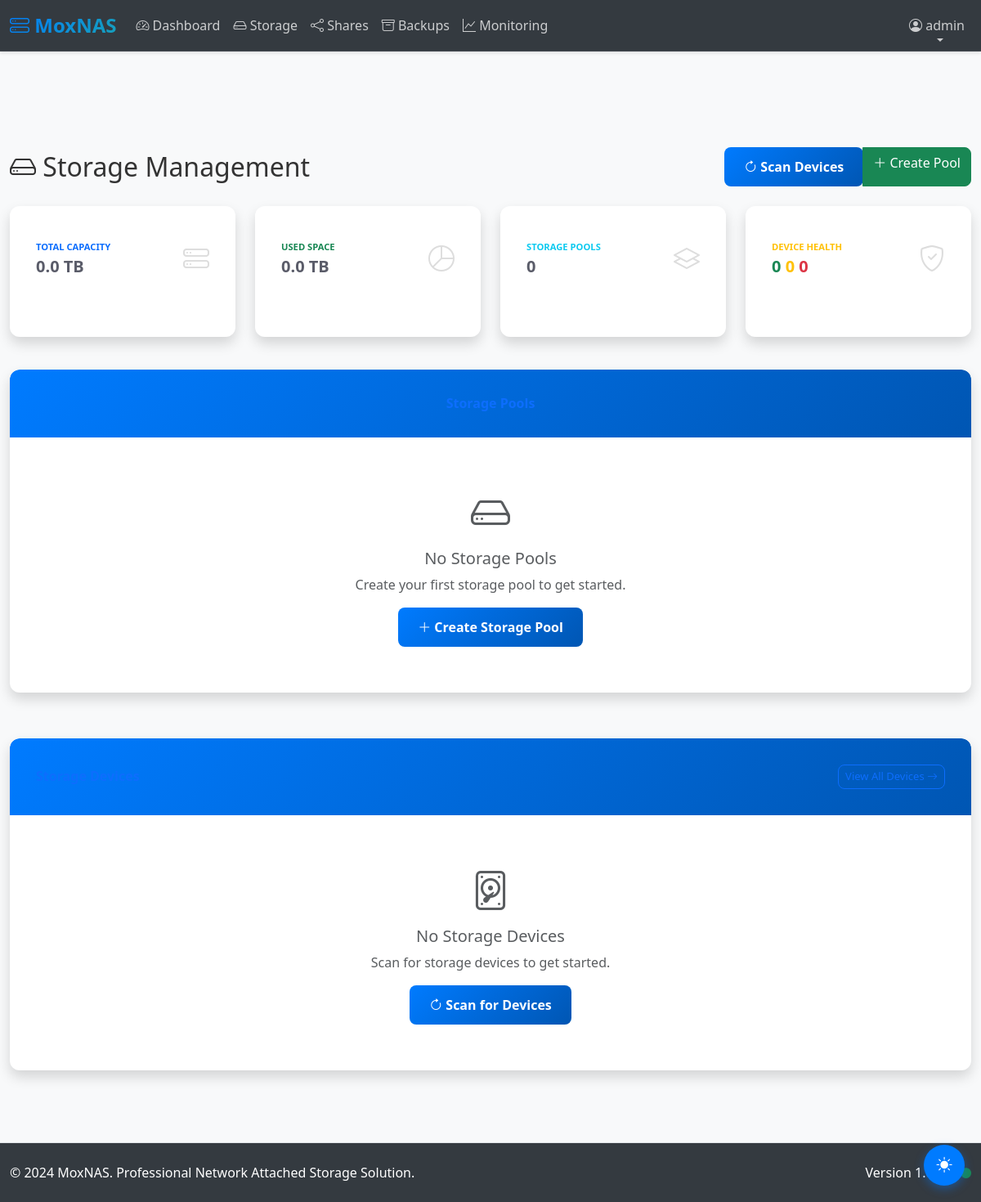
The page /storage/ (signed in) on the database as committed earlier.
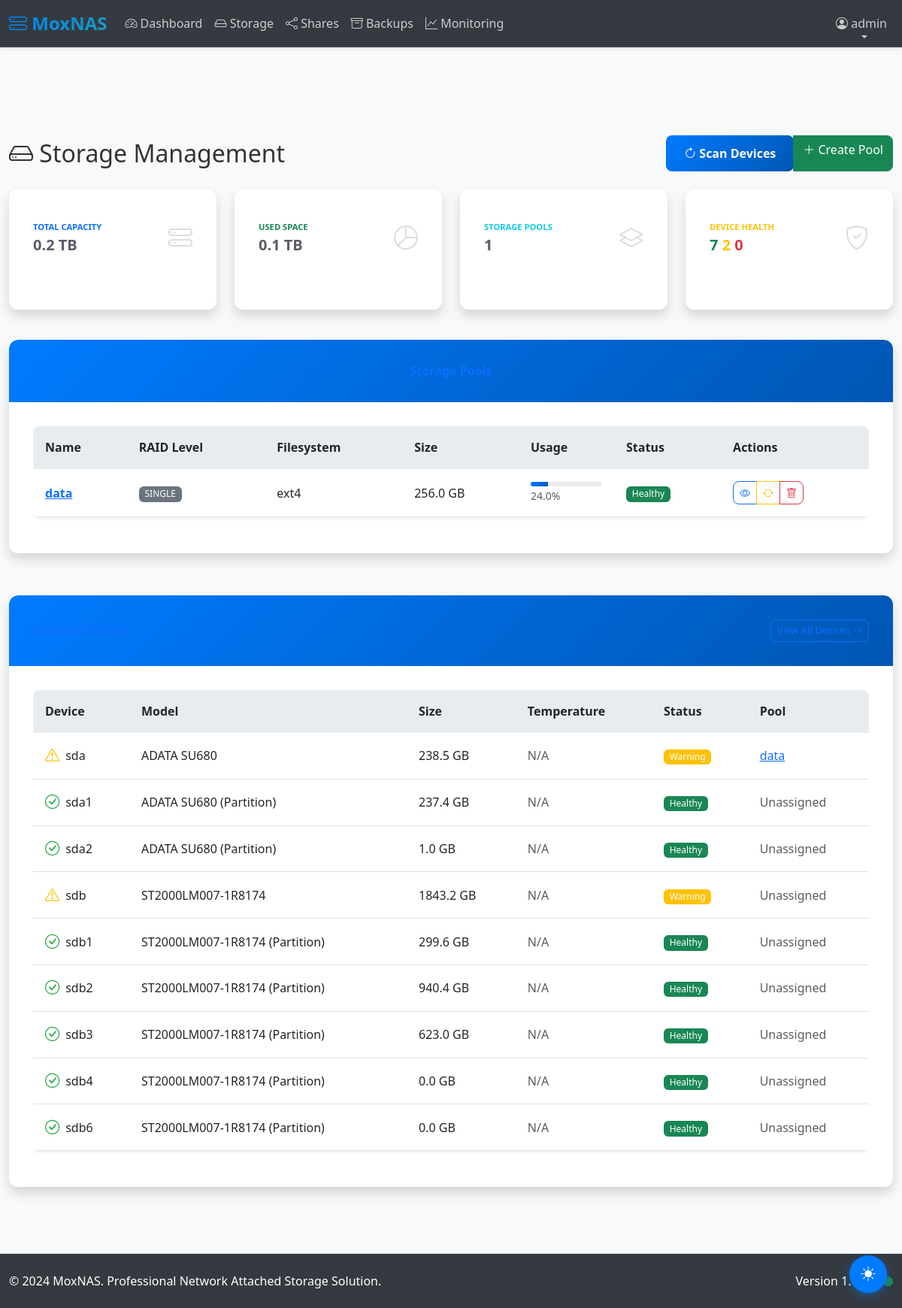
The same page on the database as committed later.
### app/models.py (models this page shows, shortened)
class StoragePool(db.Model):
    __tablename__ = "storage_pools"
    id = db.Column(db.Integer, primary_key=True)
    name = db.Column(db.String(128), unique=True, nullable=False, index=True)
    raid_level = db.Column(db.String(32), nullable=False)  # raid0, raid1, raid5, raid10
    filesystem_type = db.Column(db.String(32), nullable=False, default="ext4")
    mount_point = db.Column(db.String(255), unique=True, nullable=False)
    total_size = db.Column(db.BigInteger)  # Total size in bytes
    used_size = db.Column(db.BigInteger, default=0)
    available_size = db.Column(db.BigInteger)
    status = db.Column(db.Enum(PoolStatus), nullable=False, default=PoolStatus.HEALTHY, index=True)
    last_scrub = db.Column(db.DateTime, index=True)
    scrub_progress = db.Column(db.Integer, default=0)  # Percentage
    auto_scrub_enabled = db.Column(db.Boolean, default=True)
    scrub_schedule = db.Column(db.String(128))  # Cron expression
    created_at = db.Column(db.DateTime, default=lambda: datetime.now(timezone.utc), index=True)
    created_by_id = db.Column(db.Integer, db.ForeignKey("users.id"))
    updated_at = db.Column(
        db.DateTime,
        default=lambda: datetime.now(timezone.utc),
        onupdate=lambda: datetime.now(timezone.utc),
    )
    devices = db.relationship("StorageDevice", backref="pool", lazy="dynamic")
    datasets = db.relationship("Dataset", backref="pool", lazy="dynamic")
    created_by = db.relationship("User", backref="created_pools")

class StorageDevice(db.Model):
    __tablename__ = "storage_devices"
    id = db.Column(db.Integer, primary_key=True)
    device_path = db.Column(db.String(255), unique=True, nullable=False, index=True)
    device_name = db.Column(db.String(128), nullable=False)
    device_model = db.Column(db.String(128))
    device_serial = db.Column(db.String(64), index=True)
    device_size = db.Column(db.BigInteger)  # Size in bytes
    sector_size = db.Column(db.Integer, default=512)
    status = db.Column(
        db.Enum(DeviceStatus), nullable=False, default=DeviceStatus.HEALTHY, index=True
    )
    smart_data = db.Column(db.Text)  # JSON stored SMART data
    temperature = db.Column(db.Integer)  # Celsius
    power_on_hours = db.Column(db.Integer)
    pool_id = db.Column(db.Integer, db.ForeignKey("storage_pools.id"), index=True)
    created_at = db.Column(db.DateTime, default=lambda: datetime.now(timezone.utc), index=True)
    updated_at = db.Column(
        db.DateTime,
        default=lambda: datetime.now(timezone.utc),
        onupdate=lambda: datetime.now(timezone.utc),
    )
    @property
    def serial_number(self) -> Optional[str]:
        """Alias for device_serial for compatibility"""
        return self.device_serial

### app/storage/routes.py (the view)
@bp.route("/")
@login_required
def index():
    pools = StoragePool.query.all()
    devices = StorageDevice.query.all()
    total_capacity = sum(pool.total_size or 0 for pool in pools)
    used_capacity = sum(pool.used_size or 0 for pool in pools)
    available_capacity = total_capacity - used_capacity
    device_counts = {
        "total": len(devices),
        "healthy": len([d for d in devices if d.status == DeviceStatus.HEALTHY]),
        "warning": len([d for d in devices if d.status == DeviceStatus.WARNING]),
        "failed": len(
            [d for d in devices if d.status in [DeviceStatus.FAILED, DeviceStatus.SMART_FAIL]]
        ),
    }
    return render_template(
        "storage/index.html",
        pools=pools,
        devices=devices,
        total_capacity=total_capacity,
        used_capacity=used_capacity,
        available_capacity=available_capacity,
        device_counts=device_counts,
    )

### app/models.py (called while the page is built)
    def is_admin(self) -> bool:
        return self.role == UserRole.ADMIN

### app/security/hardening.py (called while the page is built, shortened)
    def security_headers(self):
        if not current_app.config.get("SECURITY_HARDENING_ENABLED"):
            return

    def session_security(self):
        if not current_app.config.get("SECURITY_HARDENING_ENABLED"):
            return

    def response_security_headers(self, response):
        if not current_app.config.get("SECURITY_HARDENING_ENABLED"):
            return response

### app/utils/enhanced_logging.py (called while the page is built)
def setup_correlation_id():
    if has_request_context():
        header_name = current_app.config.get('LOG_REQUEST_ID_HEADER', 'X-Request-ID')
        correlation_id = request.headers.get(header_name)
        if not correlation_id:
            correlation_id = str(uuid.uuid4())
        correlation_context.correlation_id = correlation_id
        g.correlation_id = correlation_id
        from flask_login import current_user
        if hasattr(current_user, 'id') and current_user.is_authenticated:
            correlation_context.user_id = current_user.id
        correlation_context.ip_address = request.remote_addr
        return correlation_id
    return None

### app/templates/storage/index.html (shortened to what the changed rows need)
{% extends "base.html" %}
{% block content %}
<div class="row">
    <div class="col-12">
        <div class="d-flex justify-content-between align-items-center mb-4">
            <h1 class="h2 mb-0"><i class="bi bi-hdd"></i> Storage Management</h1>
        </div>
    </div>
</div>
<div class="row mb-4">
    <div class="col-xl-3 col-md-6 mb-3">
        <div class="card border-left-primary shadow h-100 py-2">
            <div class="card-body">
                <div class="row no-gutters align-items-center">
                    <div class="col mr-2">
                        <div class="text-xs font-weight-bold text-primary text-uppercase mb-1">Total Capacity</div>
                        <div class="h5 mb-0 font-weight-bold text-gray-800">{{ "%.1f TB" | format((total_capacity / (1024**4)) if total_capacity else 0) }}</div>
                    </div>
                </div>
            </div>
        </div>
    </div>
    <div class="col-xl-3 col-md-6 mb-3">
        <div class="card border-left-success shadow h-100 py-2">
            <div class="card-body">
                <div class="row no-gutters align-items-center">
                    <div class="col mr-2">
                        <div class="text-xs font-weight-bold text-success text-uppercase mb-1">Used Space</div>
                        <div class="h5 mb-0 font-weight-bold text-gray-800">{{ "%.1f TB" | format((used_capacity / (1024**4)) if used_capacity else 0) }}</div>
                    </div>
                </div>
            </div>
        </div>
    </div>
    <div class="col-xl-3 col-md-6 mb-3">
        <div class="card border-left-info shadow h-100 py-2">
            <div class="card-body">
                <div class="row no-gutters align-items-center">
                    <div class="col mr-2">
                        <div class="text-xs font-weight-bold text-info text-uppercase mb-1">Storage Pools</div>
                        <div class="h5 mb-0 font-weight-bold text-gray-800">{{ pools|length }}</div>
                    </div>
                </div>
            </div>
        </div>
    </div>
    <div class="col-xl-3 col-md-6 mb-3">
        <div class="card border-left-warning shadow h-100 py-2">
            <div class="card-body">
                <div class="row no-gutters align-items-center">
                    <div class="col mr-2">
                        <div class="h5 mb-0 font-weight-bold text-gray-800">
                            <span class="text-success">{{ device_counts.healthy }}</span>
                            <span class="text-warning">{{ device_counts.warning }}</span>
                            <span class="text-danger">{{ device_counts.failed }}</span>
                        </div>
                    </div>
                </div>
            </div>
        </div>
    </div>
</div>
<div class="row mb-4">
    <div class="col-12">
        <div class="card shadow">
            <div class="card-body">
                {% if pools %}
                <div class="table-responsive">
                    <table class="table table-hover">
                        <thead>
                            <tr>
                                <th>Name</th>
                                <th>RAID Level</th>
                                <th>Filesystem</th>
                                <th>Size</th>
                                <th>Usage</th>
                                <th>Status</th>
                                <th>Actions</th>
                            </tr>
                        </thead>
                        <tbody>
                            {% for pool in pools %}
                            <tr>
                                <td>
                                    <a href="{{ url_for('storage.pool_detail', pool_id=pool.id) }}" class="fw-bold">
                                        {{ pool.name }}
                                    </a>
                                </td>
                                <td><span class="badge bg-secondary">{{ pool.raid_level.upper() }}</span></td>
                                <td>{{ pool.filesystem_type }}</td>
                                <td>{{ "%.1f GB" | format((pool.total_size / (1024**3)) if pool.total_size else 0) }}</td>
                                <td>
                                    <div class="progress" style="height: 6px;">
                                        <div class="progress-bar" role="progressbar"
                                             style="width: {{ (pool.used_size / pool.total_size * 100) if pool.total_size else 0 }}%">
                                        </div>
                                    </div>
                                    <small class="text-muted">
                                        {{ "%.1f%%" | format((pool.used_size / pool.total_size * 100) if pool.total_size else 0) }}
                                    </small>
                                </td>
                                <td>
                                    <span class="badge bg-{{ 'success' if pool.status.value == 'healthy' else 'warning' if pool.status.value == 'degraded' else 'danger' }}">
                                        {{ pool.status.value.title() }}
                                    </span>
                                </td>
                                <td>
                                    <div class="btn-group btn-group-sm">
                                        <a href="{{ url_for('storage.pool_detail', pool_id=pool.id) }}" class="btn btn-outline-primary">
                                            <i class="bi bi-eye"></i>
                                        </a>
                                        {% if current_user.is_admin() %}
                                        <button class="btn btn-outline-warning" onclick="startPoolScrub({{ pool.id }})">
                                            <i class="bi bi-arrow-repeat"></i>
                                        </button>
                                        <button class="btn btn-outline-danger" onclick="deletePool({{ pool.id }}, '{{ pool.name }}')">
                                            <i class="bi bi-trash"></i>
                                        </button>
                                        {% endif %}
                                    </div>
                                </td>
                            </tr>
                            {% endfor %}
                        </tbody>
                    </table>
                </div>
                {% else %}
                <div class="text-center py-4">
                    <i class="bi bi-hdd text-muted" style="font-size: 3rem;"></i>
                    <h5 class="text-muted mt-2">No Storage Pools</h5>
                    <p class="text-muted">Create your first storage pool to get started.</p>
                    {% if current_user.is_admin() %}
                    <a href="{{ url_for('storage.create_pool') }}" class="btn btn-primary">
                        <i class="bi bi-plus-lg"></i> Create Storage Pool
                    </a>
                    {% endif %}
                </div>
                {% endif %}
            </div>
        </div>
    </div>
</div>
<div class="row">
    <div class="col-12">
        <div class="card shadow">
            <div class="card-body">
                {% if devices %}
                <div class="table-responsive">
                    <table class="table table-hover">
                        <thead>
                            <tr>
                                <th>Device</th>
                                <th>Model</th>
                                <th>Size</th>
                                <th>Temperature</th>
                                <th>Status</th>
                                <th>Pool</th>
                            </tr>
                        </thead>
                        <tbody>
                            {% for device in devices[:10] %}
                            <tr>
                                <td>
                                    <div class="device-status {{ device.status.value }}">
                                        <i class="bi bi-{{ 'check-circle' if device.status.value == 'healthy' else 'exclamation-triangle' if device.status.value == 'warning' else 'x-circle' }}"></i>
                                        {{ device.device_name }}
                                    </div>
                                </td>
                                <td>{{ device.device_model or 'Unknown' }}</td>
                                <td>{{ "%.1f GB" | format((device.device_size / (1024**3)) if device.device_size else 0) }}</td>
                                <td>
                                    {% if device.temperature %}
                                        <span class="badge bg-{{ 'danger' if device.temperature > 60 else 'warning' if device.temperature > 50 else 'success' }}">
                                            {{ device.temperature }}°C
                                        </span>
                                    {% else %}
                                        <span class="text-muted">N/A</span>
                                    {% endif %}
                                </td>
                                <td>
                                    <span class="badge bg-{{ 'success' if device.status.value == 'healthy' else 'warning' if device.status.value == 'warning' else 'danger' }}">
                                        {{ device.status.value.title() }}
                                    </span>
                                </td>
                                <td>
                                    {% if device.pool %}
                                        <a href="{{ url_for('storage.pool_detail', pool_id=device.pool.id) }}">
                                            {{ device.pool.name }}
                                        </a>
                                    {% else %}
                                        <span class="text-muted">Unassigned</span>
                                    {% endif %}
                                </td>
                            </tr>
                            {% endfor %}
                        </tbody>
                    </table>
                </div>
                {% else %}
                <div class="text-center py-4">
                    <i class="bi bi-device-hdd text-muted" style="font-size: 3rem;"></i>
                    <h5 class="text-muted mt-2">No Storage Devices</h5>
                    <p class="text-muted">Scan for storage devices to get started.</p>
                    {% if current_user.is_admin() %}
                    <button class="btn btn-primary" onclick="scanDevices()">
                        <i class="bi bi-arrow-clockwise"></i> Scan for Devices
                    </button>
                    {% endif %}
                </div>
                {% endif %}
            </div>
        </div>
    </div>
</div>
{% endblock %}

Rows that differ between the two databases and show on the page:
added StoragePool: name "data", raid_level "SINGLE", filesystem_type "ext4", (pool.total_size/(1024**3))ifpool.total_sizeelse0 "256.0 GB", total_size+used_size "24.0%", status.value "Healthy"
added StorageDevice: device_name "sda", device_model "ADATA SU680", device_size "238.5 GB", shows "N/A", status.value "Warning", pool.name "data"
added StorageDevice: device_name "sda1", device_model "ADATA SU680 (Partition)", device_size "237.4 GB", shows "N/A", status.value "Healthy", shows "Unassigned"
added StorageDevice: device_name "sda2", device_model "ADATA SU680 (Partition)", device_size "1.0 GB", shows "N/A", status.value "Healthy", shows "Unassigned"
added StorageDevice: device_name "sdb", device_model "ST2000LM007-1R8174", device_size "1843.2 GB", shows "N/A", status.value "Warning", shows "Unassigned"
added StorageDevice: device_name "sdb1", device_model "ST2000LM007-1R8174 (Partition)", device_size "299.6 GB", shows "N/A", status.value "Healthy", shows "Unassigned"
added StorageDevice: device_name "sdb2", device_model "ST2000LM007-1R8174 (Partition)", device_size "940.4 GB", shows "N/A", status.value "Healthy", shows "Unassigned"
added StorageDevice: device_name "sdb3", device_model "ST2000LM007-1R8174 (Partition)", device_size "623.0 GB", shows "N/A", status.value "Healthy", shows "Unassigned"
added StorageDevice: device_name "sdb4", device_model "ST2000LM007-1R8174 (Partition)", device_size "0.0 GB", shows "N/A", status.value "Healthy", shows "Unassigned"
added StorageDevice: device_name "sdb6", device_model "ST2000LM007-1R8174 (Partition)", device_size "0.0 GB", shows "N/A", status.value "Healthy", shows "Unassigned"
Other text that changed with them:
{{ pools|length }}: "0" → "1"
{{ device_counts.healthy }}: "0" → "7"
{{ device_counts.warning }}: "0" → "2"
text no longer shown: "0.0 TB 0.0 TB No Storage Pools Create your first storage pool to get started. Create Storage Pool No Storage Devices Scan for storage devices to get started. Scan for Devices"
text now shown: "0.2 TB 0.1 TB Name RAID Level Filesystem Size Usage Status Actions Device Model Size Temperature Status Pool"
